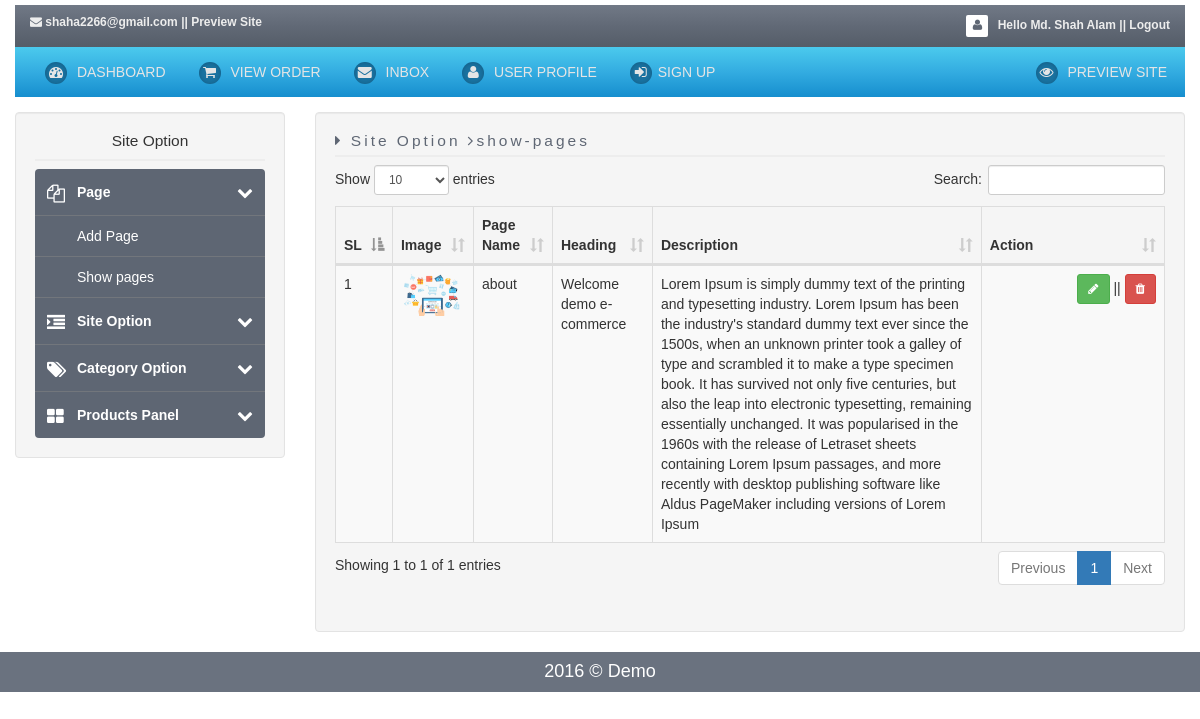
Screenshot of /admin/index.php?page=show-pages (signed in) with the database file from the repository.
### tables this page shows
CREATE TABLE `tbl_page` (
  `pId` int(11) NOT NULL,
  `pageName` varchar(100) DEFAULT NULL,
  `pageHeading` varchar(1000) DEFAULT NULL,
  `description` varchar(1000) DEFAULT NULL,
  `image` varchar(1000) DEFAULT NULL,
  `dateTime` datetime DEFAULT NULL,
  `updateDateTime` datetime DEFAULT NULL
);

### config/database.php (called while the page is built, shortened)
<?php
	class Database{
		public $host = DB_HOST;
		public $user = DB_USER;
		public $pass = DB_PASS;
		public $dbname = DB_NAME;
		public $link;
		private function connectDB(){
			$this->link = new mysqli($this->host, $this->user,$this->pass, $this->dbname);
		}
		public function select($sql){
			$result = $this->link->query($sql) or die($this->link->error.__LINE__);
			if($result->num_rows > 0){
				return $result;
			}else{
				return false;
			}
		}
	}
?>

### classes/function.class.php (called while the page is built, shortened)
<?php
	$dirpath = realpath(dirname(__FILE__));
	include_once ($dirpath.'/../config/database.php');
?>
<?php
	class Others{
		private $db;
		public function __construct(){
			$this->db = new Database();
		}
		public function showPage(){
			$query 	= "SELECT * FROM tbl_page ORDER BY pId DESC";
			$result = $this->db->select($query);
			return $result;
		}
	}
?>

### admin/includes/show-pages.php (the view, shortened to what this page needs)
<div class="col-md-12 form-horizontal">
	<table id="example" class="table table-striped table-bordered" width="100%" cellspacing="0">
        <thead>
            <tr>
                <th>SL</th>
				<th>Image</th>
				<th>Page Name</th>
				<th>Heading</th>
                <th>Description</th>
                <th>Action</th>
            </tr>
        </thead>
        <tbody>
			<?php
				$showPage = $os->showPage();
				if($showPage){
					$i = 0;
					while($result = $showPage->fetch_assoc()){
						$i++;
				?>
					<tr>
						<td><?php echo $i; ?></td>
						<td>
							<?php if($result['image'] == NULL){
								echo '<strong style="color:#FF6868;">No image uploaded</strong>';
							}else{ ?>
								<img src="<?php echo $result['image'];?>" class="img-responsive" width="80px"/>
							<?php } ?>
						</td>
						<td><?php echo $result['pageName']; ?></td>
						<td><?php echo $result['pageHeading']; ?></td>
						<td><?php echo $result['description']; ?></td>
						<td width="22%" class="text-right"><button data-toggle="modal" data-target="#editPage" data-id="<?php echo $result['pId'];?>" id="callPagejs" class="btn btn-sm btn-success"><i class="fa fa-pencil"></i> </button> || <a href="javascript:pageRemove(<?php echo $result['pId'] ?>)" class="btn btn-sm btn-danger" data-toggle="tooltip" data-placement="top" title="Delete"><i class="fa fa-trash"></i></a></td>
					</tr>
			<?php } } ?>
        </tbody>
    </table>
</div>

### admin/css/style.css (style rules this page uses)
* { margin: 0px; padding: 0px; }
html, body { height: 100%; -webkit-font-smoothing: antialiased; font: normal 14px arial,sans-serif; }
body a { text-decoration:none!important; }

### rows the page displays
tbl_page: image (picture), pageName "about", pageHeading "Welcome demo e-commerce", description "Lorem Ipsum is simply dummy text of the printing and typesetting industry. Lorem Ipsum has been the industry's standard dummy text ever since the 1500s, when an unknown printer took a galley of type and scrambled it to make a type specimen book. It has survived not only five centuries, but also the leap into electronic typesetting, remaining essentially unchanged. It was popularised in the 1960s with the release of Letraset sheets containing Lorem Ipsum passages, and more recently with desktop publishing software like Aldus PageMaker including versions of Lorem Ipsum"

### other values shown
Session::get('email') "shaha2266@gmail.com"
Session::get('controlerName') "Md. Shah Alam"
$title "show-pages"
